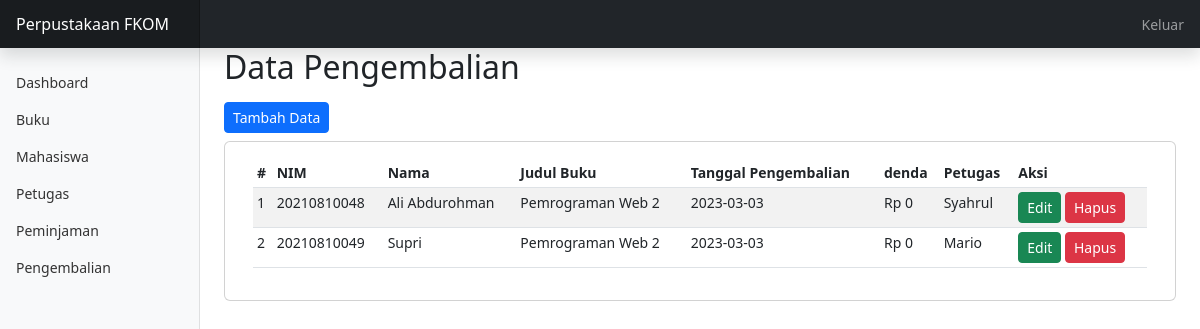
The app's page /?page=pengembalian with its own data.
### tables this page shows
CREATE TABLE `pengembalian` (
  `id_pengembalian` int(11) NOT NULL,
  `tanggal_pengembalian` date NOT NULL,
  `denda` int(11) NOT NULL,
  `id_buku` int(11) NOT NULL,
  `id_mahasiswa` int(11) NOT NULL,
  `id_petugas` int(11) NOT NULL
);

CREATE TABLE `mahasiswa` (
  `id_mahasiswa` int(11) NOT NULL,
  `nim_mahasiswa` char(11) NOT NULL,
  `nama_mahasiswa` varchar(50) NOT NULL,
  `jk_mahasiswa` char(1) NOT NULL,
  `prodi_mahasiswa` varchar(50) NOT NULL,
  `no_telp_mahasiswa` char(13) NOT NULL,
  `alamat_mahasiswa` varchar(100) NOT NULL
);

CREATE TABLE `buku` (
  `id_buku` int(11) NOT NULL,
  `kode_buku` char(5) NOT NULL,
  `judul_buku` varchar(50) NOT NULL,
  `penulis_buku` varchar(50) NOT NULL,
  `penerbit_buku` varchar(50) NOT NULL,
  `tahun_penerbit` int(4) NOT NULL,
  `stok` int(11) NOT NULL
);

CREATE TABLE `petugas` (
  `id_petugas` int(11) NOT NULL,
  `nama_petugas` varchar(50) NOT NULL,
  `jabatan_petugas` varchar(50) NOT NULL,
  `no_telp_petugas` char(13) NOT NULL,
  `alamat_petugas` varchar(100) NOT NULL
);

### views/pengembalian/index.php (the view)
<h2>Data Pengembalian</h2>
<a href="?page=pengembalian&aksi=tambah" class="btn btn-primary btn-sm mt-2 mb-2">Tambah Data</a>
<div class="card">
    <div class="container">
        <div class="card-body">
            <div class="table-responsive">
                <table class="table table-striped table-sm">
                    <thead>
                        <tr>
                            <th scope="col">#</th>
                            <th scope="col">NIM</th>
                            <th scope="col">Nama</th>
                            <th scope="col">Judul Buku</th>
                            <th scope="col">Tanggal Pengembalian</th>
                            <th scope="col">denda</th>
                            <th scope="col">Petugas</th>
                            <th scope="col">Aksi</th>
                        </tr>
                    </thead>
                    <tbody>
                    <?php
                        $no = 1;
                        $sql = $conn->query("SELECT * FROM pengembalian INNER JOIN buku ON buku.id_buku = pengembalian.id_buku INNER JOIN mahasiswa ON mahasiswa.id_mahasiswa = pengembalian.id_mahasiswa INNER JOIN petugas ON petugas.id_petugas = pengembalian.id_petugas");
                        while ($data = $sql->fetch_assoc()) {
                    ?>
                        <tr>
                            <td><?= $no++; ?></td>
                            <td><?= $data['nim_mahasiswa']; ?></td>
                            <td><?= $data['nama_mahasiswa']; ?></td>
                            <td><?= $data['judul_buku']; ?></td>
                            <td><?= $data['tanggal_pengembalian']; ?></td>
                            <td>Rp <?= $data['denda']; ?></td>
                            <td><?= $data['nama_petugas']; ?></td>
                            <td>
                                <a href="" class="btn btn-success btn-sm">Edit</a>
                                <a href="" class="btn btn-danger btn-sm">Hapus</a>
                            </td>
                        </tr>
                    <?php } ?>
                    </tbody>
                </table>
            </div>
        </div>
    </div>
</div>

### records on screen
pengembalian: id_mahasiswa.nim_mahasiswa "20210810048", id_mahasiswa.nama_mahasiswa "Ali Abdurohman", id_buku.judul_buku "Pemrograman Web 2", tanggal_pengembalian "2023-03-03", denda "0", id_petugas.nama_petugas "Syahrul"
pengembalian: id_mahasiswa.nim_mahasiswa "20210810049", id_mahasiswa.nama_mahasiswa "Supri", id_buku.judul_buku "Pemrograman Web 2", tanggal_pengembalian "2023-03-03", denda "0", id_petugas.nama_petugas "Mario"
